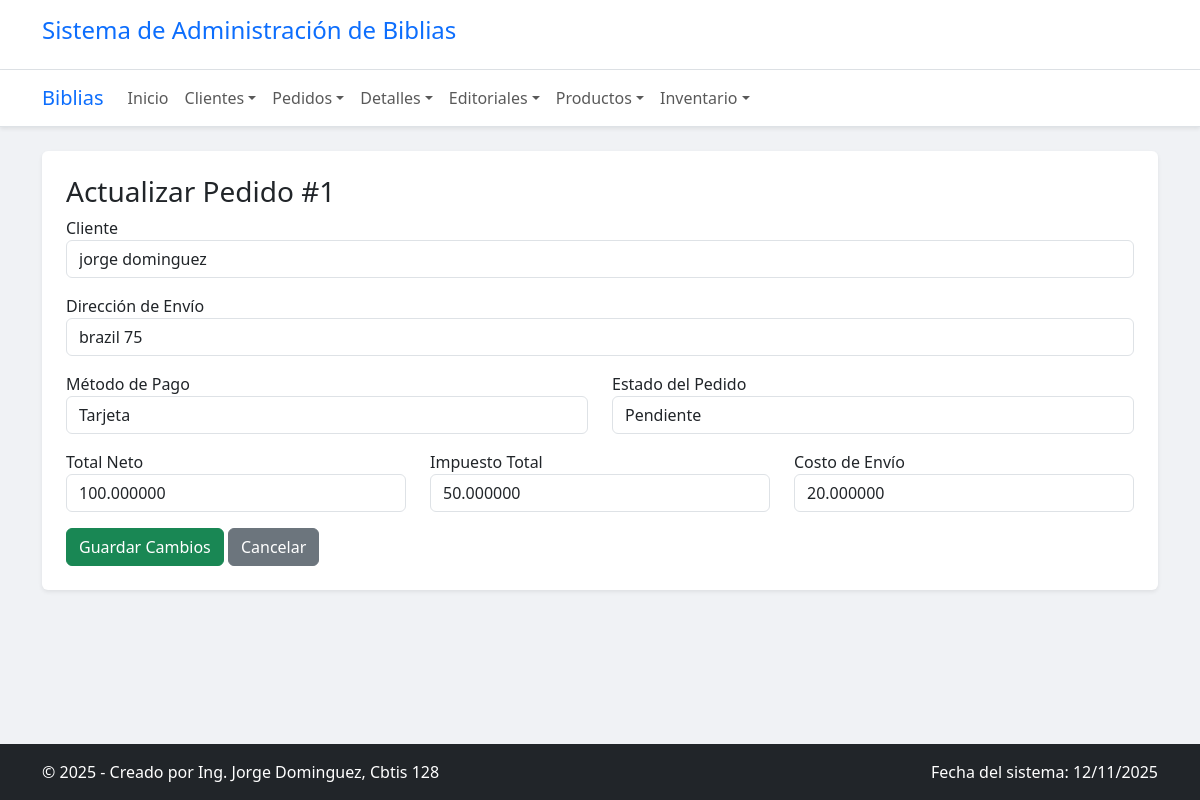
The page /pedidos/actualizar/1/ on the database its author committed.
### app_Biblia/models.py (models this page shows, shortened)
class Pedido(models.Model):
    fecha_hora = models.DateTimeField(auto_now_add=True)
    total_neto = models.DecimalField(max_digits=10, decimal_places=2, default=0)
    metodo_pago = models.CharField(max_length=50)
    estado_pedido = models.CharField(max_length=50, default='Pendiente')
    impuesto_total = models.DecimalField(max_digits=10, decimal_places=2, default=0)
    costo_envio = models.DecimalField(max_digits=10, decimal_places=2, default=0)
    direccion_envio = models.CharField(max_length=255)
    cliente = models.ForeignKey(
        ClienteGlobal,
        on_delete=models.CASCADE,
        related_name="pedidos"
    )

class ClienteGlobal(models.Model):
    nombre = models.CharField(max_length=100)
    apellido = models.CharField(max_length=100)
    email = models.CharField(max_length=255, unique=True)
    fecha_nacimiento = models.DateField(null=True, blank=True)
    pais_residencia = models.CharField(max_length=100)
    codigo_postal = models.CharField(max_length=15, null=True, blank=True)
    telefono = models.CharField(max_length=20, null=True, blank=True)

### app_Biblia/views.py (the view)
# urls.py: path('pedidos/actualizar/<int:id>/', views.actualizar_pedido, name='actualizar_pedido'),
def actualizar_pedido(request, id):
    pedido = get_object_or_404(Pedido, id=id)
    clientes = ClienteGlobal.objects.all()
    context = {'pedido': pedido, 'clientes': clientes}
    return render(request, 'pedido/actualizar_pedido.html', context)

### app_Biblia/templates/pedido/actualizar_pedido.html (shortened to what this page needs)
{% extends 'base.html' %}
{% block content %}
<h3>Actualizar Pedido #{{ pedido.id }}</h3>
<form method="POST" action="{% url 'realizar_actualizacion_pedido' pedido.id %}">
  <div class="mb-3">
    <label>Cliente</label>
    <select class="form-control" name="cliente" required>
      {% for c in clientes %}
        <option value="{{ c.id }}" {% if c.id == pedido.cliente.id %}selected{% endif %}>
          {{ c.nombre }} {{ c.apellido }}
        </option>
      {% endfor %}
    </select>
  </div>
  <div class="mb-3">
    <label>Dirección de Envío</label>
    <input class="form-control" name="direccion_envio" value="{{ pedido.direccion_envio }}" required>
  </div>
  <div class="row">
    <div class="col-md-6 mb-3">
      <label>Método de Pago</label>
      <input class="form-control" name="metodo_pago" value="{{ pedido.metodo_pago }}" required>
    </div>
    <div class="col-md-6 mb-3">
      <label>Estado del Pedido</label>
      <input class="form-control" name="estado_pedido" value="{{ pedido.estado_pedido }}" required>
    </div>
  </div>
  <div class="row">
    <div class="col-md-4 mb-3">
      <label>Total Neto</label>
      <input class="form-control" name="total_neto" type="number" step="0.01" value="{{ pedido.total_neto|stringformat:'f' }}" required>
    </div>
    <div class="col-md-4 mb-3">
      <label>Impuesto Total</label>
      <input class="form-control" name="impuesto_total" type="number" step="0.01" value="{{ pedido.impuesto_total|stringformat:'f' }}" required>
    </div>
    <div class="col-md-4 mb-3">
      <label>Costo de Envío</label>
      <input class="form-control" name="costo_envio" type="number" step="0.01" value="{{ pedido.costo_envio|stringformat:'f' }}" required>
    </div>
  </div>
  <button class="btn btn-success" type="submit">Guardar Cambios</button>
  <a class="btn btn-secondary" href="{% url 'ver_pedidos' %}">Cancelar</a>
</form>
{% endblock %}

### app_Biblia/templates/base.html (style rules this page uses)
body { background-color: #f0f2f5; }
.btn-success { background-color: #198754; border-color: #198754; }

### rows shown on the page
Pedido: id "1", cliente "jorge dominguez", direccion_envio "brazil 75", metodo_pago "Tarjeta", estado_pedido "Pendiente", total_neto "100.000000", impuesto_total "50.000000", costo_envio "20.000000"
